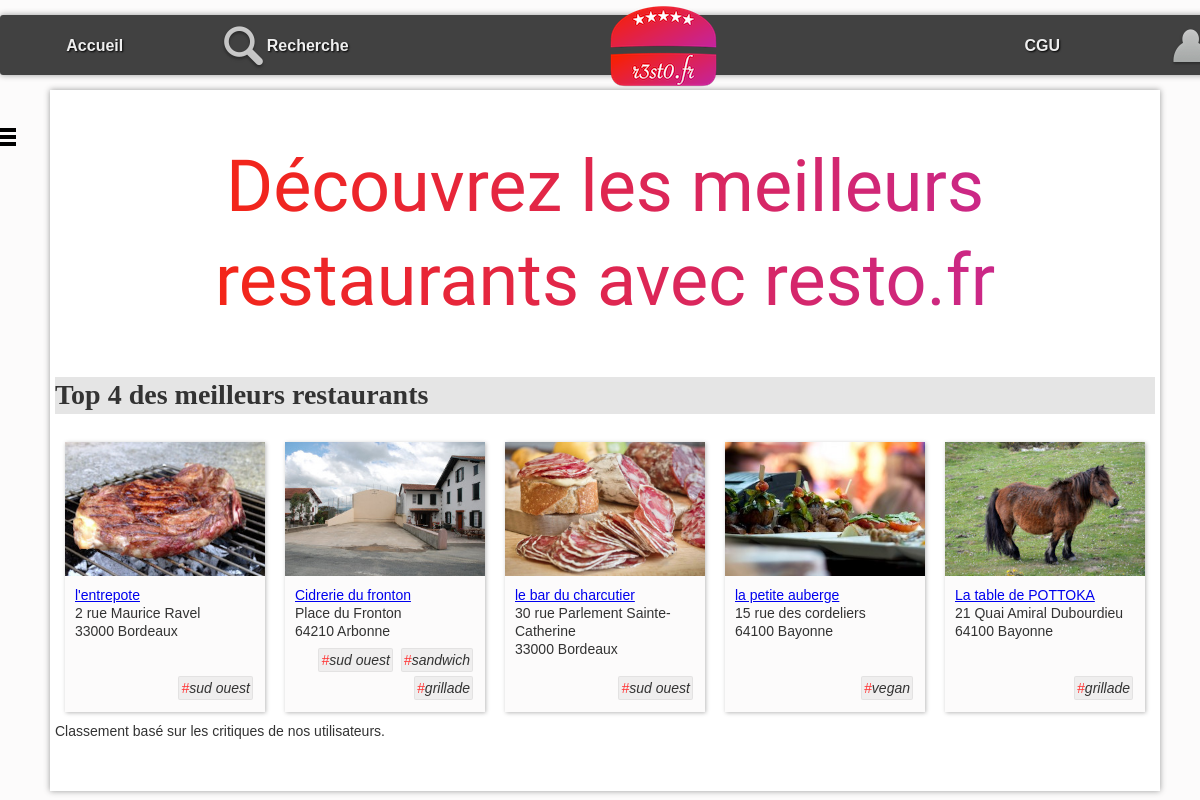
Before: / with the older database file.
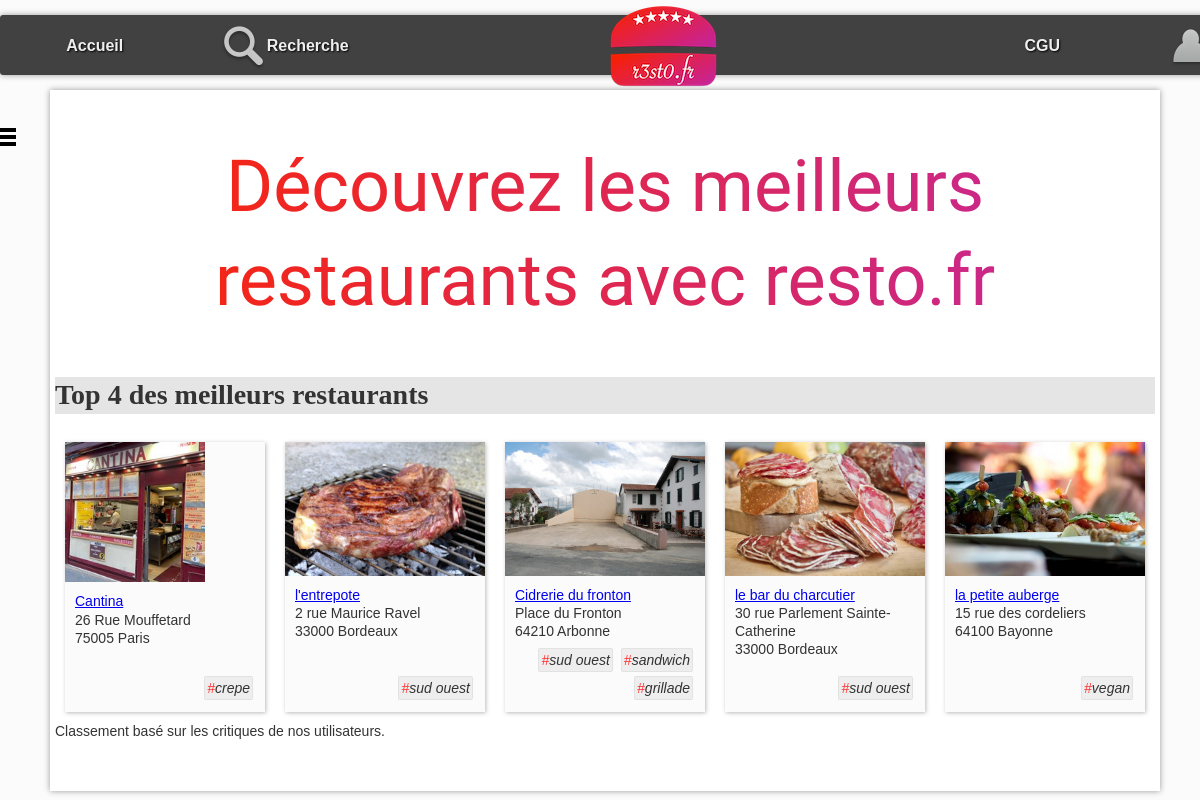
After: the same page with the newer database file.
### tables this page shows
CREATE TABLE `resto` (
  `idR` bigint(20) NOT NULL,
  `nomR` varchar(255) DEFAULT NULL,
  `numAdrR` varchar(20) DEFAULT NULL,
  `voieAdrR` varchar(255) DEFAULT NULL,
  `cpR` char(5) DEFAULT NULL,
  `villeR` varchar(255) DEFAULT NULL,
  `latitudeDegR` float DEFAULT NULL,
  `longitudeDegR` float DEFAULT NULL,
  `descR` text,
  `horairesR` text
);

CREATE TABLE `photo` (
  `idP` bigint(20) NOT NULL,
  `cheminP` varchar(255) DEFAULT NULL,
  `idR` bigint(20) DEFAULT NULL
);

CREATE TABLE `typeCuisine` (
  `idTC` bigint(20) NOT NULL,
  `libelleTC` varchar(255) DEFAULT NULL
);

### controleur/accueil.php (called while the page is built, shortened)
<?php
include_once "$racine/modele/bd.resto.inc.php";
include_once "$racine/modele/bd.typecuisine.inc.php";
include_once "$racine/modele/bd.photo.inc.php";
$menuBurger = array();
$menuBurger[] = Array("url"=>"./?action=recherche&critere=nom","label"=>"Recherche par nom");
$menuBurger[] = Array("url"=>"./?action=recherche&critere=adresse","label"=>"Recherche par adresse");
$menuBurger[] = Array("url"=>"./?action=recherche&critere=type","label"=>"Recherche par type de cuisine");
$menuBurger[] = Array("url"=>"./?action=recherche&critere=multi","label"=>"Recherche multicritère");
$listeRestos = getTop5Restos();
include "$racine/vue/entete.html.php";
include "$racine/vue/vueAccueil.php";
include "$racine/vue/pied.html.php";
?>

### index.php (called while the page is built, shortened)
<?php
include "getRacine.php";
include_once "$racine/modele/authentification.inc.php";
if (isset($_GET["action"])){
    $action = $_GET["action"];
}
else{
    $action = "defaut";
}
$fichier = controleurPrincipal($action);
include "$racine/controleur/$fichier";
?>

### modele/authentification.inc.php (called while the page is built, shortened)
<?php
function isLoggedOn() {
    $ret = false;
    return $ret;
}
?>

### modele/bd.resto.inc.php (called while the page is built, shortened)
<?php
function getTop5Restos() {
    $resultat = array();
    try {
        $cnx = connexionPDO();
        $req = $cnx->prepare("select resto.*,sum(note) from resto, critiquer where resto.idR=critiquer.idR group by idR order by sum(note) desc limit 5 ");
        $req->execute();
        while ($ligne = $req->fetch(PDO::FETCH_ASSOC)) {
            $resultat[] = $ligne;
        }
    } catch (PDOException $e) {
        print "Erreur !: " . $e->getMessage();
        die();
    }
    return $resultat;
}
?>

### modele/bd.photo.inc.php (called while the page is built, shortened)
<?php
function getPhotosByIdR($idR) {
    $resultat = array();
    try {
        $cnx = connexionPDO();
        $req = $cnx->prepare("select * from photo where idR=:idR");
        $req->bindValue(':idR', $idR, PDO::PARAM_INT);
        $req->execute();
        $resultat = $req->fetchAll(PDO::FETCH_ASSOC);
    } catch (PDOException $e) {
        print "Erreur !: " . $e->getMessage();
        die();
    }
    return $resultat;
}
?>

### modele/bd.typecuisine.inc.php (called while the page is built, shortened)
<?php
function getTypesCuisineByIdR($idR){
    $resultat = array();
    try {
        $cnx = connexionPDO();
        $req = $cnx->prepare("select typeCuisine.* from typeCuisine,proposer where typeCuisine.idTC = proposer.idTC and proposer.idR = :idR");
        $req->bindValue(':idR', $idR, PDO::PARAM_INT);
        $req->execute();
        while ($ligne = $req->fetch(PDO::FETCH_ASSOC)) {
            $resultat[] = $ligne;
        }
    } catch (PDOException $e) {
        print "Erreur !: " . $e->getMessage();
        die();
    }
    return $resultat;
}
?>

### vue/vueAccueil.php (the view)
<div id="accroche">Découvrez les meilleurs restaurants avec resto.fr</div>
<h1>Top 4 des meilleurs restaurants</h1>
<?php
for ($i = 0; $i < count($listeRestos); $i++) {
    ?>
    <?php
    $lesTypesCuisine = getTypesCuisineByIdR($listeRestos[$i]['idR']);
    $lesPhotos = getPhotosByIdR($listeRestos[$i]['idR']);
    ?>
    <div class="card">
        <div class="photoCard">
            <?php if (count($lesPhotos) > 0) { ?>
                <img src="photos/<?= $lesPhotos[0]["cheminP"] ?>" alt="photo du restaurant" />
            <?php } ?>
        </div>
        <div class="descrCard"><?php echo "<a href='./?action=detail&idR=" . $listeRestos[$i]['idR'] . "'>" . $listeRestos[$i]['nomR'] . "</a>"; ?>
            <br />
            <?= $listeRestos[$i]["numAdrR"] ?>
            <?= $listeRestos[$i]["voieAdrR"] ?>
            <br />
            <?= $listeRestos[$i]["cpR"] ?>
            <?= $listeRestos[$i]["villeR"] ?>
        </div>
        <div class="tagCard">
            <ul id="tagFood">
                <?php for ($j = 0; $j < count($lesTypesCuisine); $j++) { ?>
                    <li class="tag"><span class="tag">#</span><?= $lesTypesCuisine[$j]["libelleTC"] ?></li>
                    <?php } ?>
            </ul>
        </div>
    </div>
    <?php
}
?>
Classement basé sur les critiques de nos utilisateurs.

### vue/entete.html.php (shortened to what this page needs)
<!DOCTYPE html PUBLIC "-//W3C//DTD HTML 4.01 Transitional//EN" "http://www.w3.org/TR/html4/loose.dtd">
<html>
    <head>
    </head>
    <body>
    <nav>
            <ul id="menuGeneral">
                <li><a href="./?action=accueil">Accueil</a></li>
                <li><a href="./?action=recherche"><img src="images/rechercher.png" alt="loupe" />Recherche</a></li>
                <li></li>
                <li id="logo"><a href="./?action=accueil"><img src="images/logoBarre.png" alt="logo" /></a></li>
                <li></li>
                <li><a href="./?action=cgu">CGU</a></li>
                <?php if(isLoggedOn()){ ?>
                <li><a href="./?action=profil"><img src="images/profil.png" alt="loupe" />Mon Profil</a></li>
                <?php }
                else{ ?>
                <li><a href="./?action=connexion"><img src="images/profil.png" alt="loupe" />Connexion</a></li>
                <?php } ?>
            </ul>
    </nav>
    <div id="bouton">
        <div></div>
        <div></div>
        <div></div>
    </div>
    <ul id="menuContextuel">
        <li><img src="images/logoBarre.png" alt="logo" /></li>
        <?php if (isset($menuBurger)) { ?>
            <?php for ($i = 0; $i < count($menuBurger); $i++) { ?>
                <li>
                    <a href="<?php echo $menuBurger[$i]['url']; ?>">
                    </a>
                </li>
            <?php } ?>
        <?php } ?>
    </ul>
    <div id="corps">

### vue/pied.html.php
</div>
</body>
</html>

### css/base.css (style rules this page uses)
:root { --largeurPage: 1100px; --largeurMenuCont : 200px; --margeCalc: calc((100% - var(--largeurPage)) / 2); --margeMenuHaut : 15px; --hauteurMenuGene:60px; --coulA1:#5A7694; --coulA2:#D7E5ED; --coulB1:#566459; --coulB2:#90974A; --coulC:#CDBCA0; --fondC:#fcfbfb; --padding_cote:5px; }
body { font-family: Arial; color : #333; font-size : 14px; line-height : 1.3; scroll-behavior: smooth; background-color : var(--fondC); }
#logo { text-align : center; }
#corps, #menuContextuel, #menuGeneral { transition-duration : 0.4s; }
#corps { top : 15px; margin-top : calc(var(--hauteurMenuGene) + var(--margeMenuHaut)); padding-bottom : 50px; padding-left : 5px; padding-right : 5px; position : absolute; left : var(--margeCalc); width : var(--largeurPage); background-color : #fff; box-shadow: 0px 0px 6px #999; min-height: 500px; }
#menuContextuel { position : fixed; left : var(--margeCalc); width : var(--largeurPage); background-color : var(--fondC); z-index:0; overflow : hidden; top : calc(var(--hauteurMenuGene) + var(--margeMenuHaut) + 50px); margin-top:0px; padding-top:0px; list-style-type : none; padding-left : 0px; width : var(--largeurMenuCont); border-radius: 3px; }
#bouton { top : calc(var(--hauteurMenuGene) + var(--margeMenuHaut) + 50px); position : fixed; left : calc((100% - var(--largeurPage)) / 2 - 70px); width : 40px; height : 25px; }
#bouton>div { margin-left : 4px; border : 1px solid #000; width : 30px; height : 2px; background-color : #000; margin-top : 3px; }
nav { position:fixed; top:var(--margeMenuHaut); left:0px; width:100%; height:var(--hauteurMenuGene); z-index:100; }
#menuGeneral { text-align : center; width : calc(var(--largeurPage) + 220px + var(--padding_cote) + 2px); height : var(--hauteurMenuGene); background-color : rgba(45,45,45,0.9); color : #fff; margin:auto auto; box-shadow: 0px 0px 6px #999; border-radius: 3px; }
#menuGeneral { list-style-type: none; padding-left : 0px; }
#menuGeneral>li { float : left; width: 14.28%; height : 100%; vertical-align: middle; line-height:60px; }
#logo>a>img { position : relative; top : -10px; }
#menuGeneral>li>a { height : var(--hauteurMenuGene); display : inline-block; vertical-align: middle; color:#eee; text-shadow: 1px 1px 2px #000; text-decoration: none; font-size : 16px; font-weight: bold; }
#menuGeneral>li>a>img { vertical-align: middle; }
#menuContextuel>li>a { color:var(--coulA1); font-weight : bold; text-decoration : none; }
#menuContextuel>li { padding-top : 5px; padding-bottom : 5px; margin-top : 0px; margin-bottom : 0px; padding-left : 8px; }
#menuContextuel>li:first-child { text-align : center; }
#accroche { margin-top : 50px; margin-bottom : 50px; color : #333; font-size : 14px; text-align: center; font-family: 'Lobster', cursive; font-size: 72px; background: linear-gradient(90deg, #FC2500, #C2289F ); -webkit-background-clip: text; -webkit-text-fill-color: transparent; }

### css/cgu.css (style rules this page uses)
h1,h2,h3,h4 { font-family: Futura; background-color : rgba(0,0,0,0.1); }

### css/corps.css (style rules this page uses)
#tagFood { display:inline-block; padding-left : 0px; font-style: italic; margin : 0px; }
li.tag { display:inline-block; border:1px solid rgba(0,0,0,0.05); background-color:rgba(0,0,0,0.05); padding:2px; margin:2px; border-radius: 2px; }
span.tag { color:rgb(255,50,50); }
div.card { position : relative; width:180px; height : 250px; float:left; padding:10px; margin : 10px; background-color : var(--fondC); box-shadow: 1px 1px 4px #bbb; }
div.photoCard>img { position : relative; top:-10px; left : -10px; max-width : 200px; max-height: 140px; }
div.descrCard { position : relative; top:0px; }
div.tagCard { position:absolute; bottom:10px; width : 180px; text-align: right; }

Changed rows visible on the page:
no longer on this page (row unchanged): resto: photo.cheminP (picture), nomR "La table de POTTOKA", numAdrR "21", voieAdrR "Quai Amiral Dubourdieu", cpR "64100", villeR "Bayonne", typecuisine (libelleTC "grillade")
added resto: photo.cheminP (picture), nomR "Cantina", numAdrR "26", voieAdrR "Rue Mouffetard", cpR "75005", villeR "Paris"
now on this page (row unchanged): typecuisine: libelleTC "crepe", shown under "Cantina"
